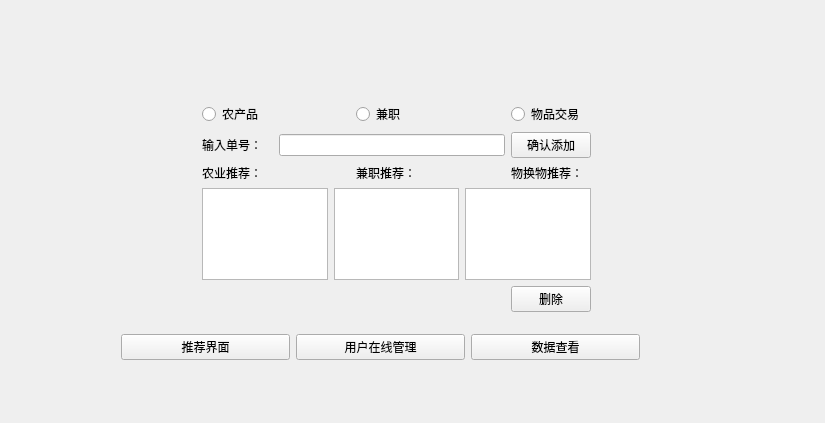
<?xml version="1.0" encoding="UTF-8"?>
<ui version="4.0">
 <class>Widget</class>
 <widget class="QWidget" name="Widget">
  <property name="geometry">
   <rect>
    <x>0</x>
    <y>0</y>
    <width>825</width>
    <height>423</height>
   </rect>
  </property>
  <property name="windowTitle">
   <string>Widget</string>
  </property>
  <widget class="QWidget" name="gridLayoutWidget_3">
   <property name="geometry">
    <rect>
     <x>110</x>
     <y>50</y>
     <width>541</width>
     <height>321</height>
    </rect>
   </property>
   <layout class="QGridLayout" name="gridLayout_3">
    <item row="1" column="0">
     <widget class="QPushButton" name="RecommendPage">
      <property name="text">
       <string>推荐界面</string>
      </property>
     </widget>
    </item>
    <item row="1" column="1">
     <widget class="QPushButton" name="OnlinePeople">
      <property name="text">
       <string>用户在线管理</string>
      </property>
     </widget>
    </item>
    <item row="1" column="2">
     <widget class="QPushButton" name="dateLookUp">
      <property name="text">
       <string>数据查看</string>
      </property>
     </widget>
    </item>
    <item row="0" column="0" colspan="3">
     <widget class="QStackedWidget" name="stackedWidget">
      <property name="currentIndex">
       <number>0</number>
      </property>
      <widget class="QWidget" name="page">
       <widget class="QWidget" name="gridLayoutWidget">
        <property name="geometry">
         <rect>
          <x>70</x>
          <y>30</y>
          <width>411</width>
          <height>232</height>
         </rect>
        </property>
        <layout class="QGridLayout" name="gridLayout">
         <item row="4" column="4">
          <widget class="QPushButton" name="DeleteBt">
           <property name="text">
            <string>删除</string>
           </property>
          </widget>
         </item>
         <item row="0" column="2">
          <widget class="QRadioButton" name="PartTimeJobradioButton">
           <property name="text">
            <string>兼职</string>
           </property>
          </widget>
         </item>
         <item row="0" column="0">
          <widget class="QRadioButton" name="FarmRadioButton">
           <property name="text">
            <string>农产品</string>
           </property>
          </widget>
         </item>
         <item row="3" column="0" colspan="5">
          <layout class="QHBoxLayout" name="horizontalLayout_2">
           <item>
            <widget class="QTableView" name="tableView"/>
           </item>
           <item>
            <widget class="QTableWidget" name="tableWidget"/>
           </item>
           <item>
            <widget class="QTableWidget" name="tableWidget_2"/>
           </item>
          </layout>
         </item>
         <item row="1" column="1" colspan="3">
          <widget class="QLineEdit" name="WritrEditLine"/>
         </item>
         <item row="1" column="4">
          <widget class="QPushButton" name="OkBt">
           <property name="text">
            <string>确认添加</string>
           </property>
          </widget>
         </item>
         <item row="1" column="0">
          <widget class="QLabel" name="label">
           <property name="text">
            <string>输入单号：</string>
           </property>
          </widget>
         </item>
         <item row="0" column="4">
          <widget class="QRadioButton" name="radioButton_3">
           <property name="text">
            <string>物品交易</string>
           </property>
          </widget>
         </item>
         <item row="2" column="0">
          <widget class="QLabel" name="label_2">
           <property name="text">
            <string>农业推荐：</string>
           </property>
          </widget>
         </item>
         <item row="2" column="4">
          <widget class="QLabel" name="label_4">
           <property name="text">
            <string>物换物推荐：</string>
           </property>
          </widget>
         </item>
         <item row="2" column="2">
          <widget class="QLabel" name="label_3">
           <property name="text">
            <string>兼职推荐：</string>
           </property>
          </widget>
         </item>
        </layout>
       </widget>
      </widget>
      <widget class="QWidget" name="page_2">
       <widget class="QWidget" name="gridLayoutWidget_2">
        <property name="geometry">
         <rect>
          <x>70</x>
          <y>40</y>
          <width>351</width>
          <height>231</height>
         </rect>
        </property>
        <layout class="QGridLayout" name="gridLayout_2">
         <item row="3" column="0">
          <widget class="QLabel" name="label_8">
           <property name="text">
            <string/>
           </property>
          </widget>
         </item>
         <item row="3" column="2">
          <widget class="QLabel" name="label_6">
           <property name="text">
            <string/>
           </property>
          </widget>
         </item>
         <item row="3" column="1">
          <widget class="QLabel" name="label_7">
           <property name="text">
            <string/>
           </property>
          </widget>
         </item>
         <item row="3" column="3">
          <widget class="QLabel" name="label_5">
           <property name="text">
            <string/>
           </property>
          </widget>
         </item>
         <item row="0" column="0">
          <widget class="QLabel" name="label_9">
           <property name="text">
            <string>在线用户：</string>
           </property>
          </widget>
         </item>
         <item row="3" column="4">
          <widget class="QPushButton" name="pushButton">
           <property name="text">
            <string>强制下线</string>
           </property>
          </widget>
         </item>
         <item row="1" column="0" colspan="5">
          <widget class="QListWidget" name="OnlinePeoplelistWidget"/>
         </item>
        </layout>
       </widget>
      </widget>
      <widget class="QWidget" name="page_3">
       <widget class="QWidget" name="gridLayoutWidget_4">
        <property name="geometry">
         <rect>
          <x>50</x>
          <y>40</y>
          <width>431</width>
          <height>231</height>
         </rect>
        </property>
        <layout class="QGridLayout" name="gridLayout_4">
         <item row="0" column="1">
          <widget class="QRadioButton" name="radioButton_2">
           <property name="text">
            <string>兼职信息</string>
           </property>
          </widget>
         </item>
         <item row="0" column="0">
          <widget class="QRadioButton" name="LookUpFarmProduct">
           <property name="text">
            <string>农业</string>
           </property>
          </widget>
         </item>
         <item row="0" column="2">
          <widget class="QRadioButton" name="radioButton_4">
           <property name="text">
            <string>商品交换</string>
           </property>
          </widget>
         </item>
         <item row="1" column="0" colspan="3">
          <widget class="QTableView" name="DatabaseTableView"/>
         </item>
         <item row="2" column="2">
          <widget class="QPushButton" name="UpdateDateBase">
           <property name="text">
            <string>刷新查看</string>
           </property>
          </widget>
         </item>
         <item row="2" column="1">
          <widget class="QPushButton" name="AddTheList">
           <property name="text">
            <string>添加到推荐界面</string>
           </property>
          </widget>
         </item>
        </layout>
       </widget>
      </widget>
     </widget>
    </item>
   </layout>
  </widget>
 </widget>
 <layoutdefault spacing="6" margin="11"/>
 <resources/>
 <connections/>
</ui>
